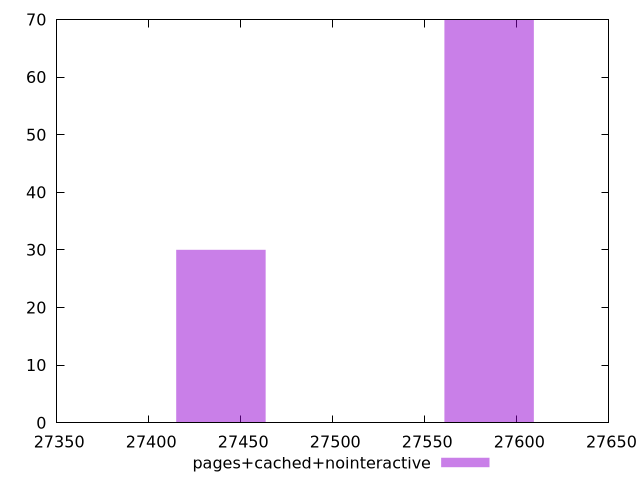

Write the gnuplot code that produced this figure.
$_pagesCachedNointeractive <<EOF
27439.264900804188 30
27584.960112666868 70
EOF
set key outside below
set terminal pngcairo
set output "report_00006_2020-11-02T20-21-41.718Z/uses-webp-images/pages+cached+nointeractive//raw_hist.png"
set yrange [0:70]
set boxwidth 48.56507062089237
set style fill transparent solid 0.5 noborder
plot $_pagesCachedNointeractive title "pages+cached+nointeractive" with boxes ,
